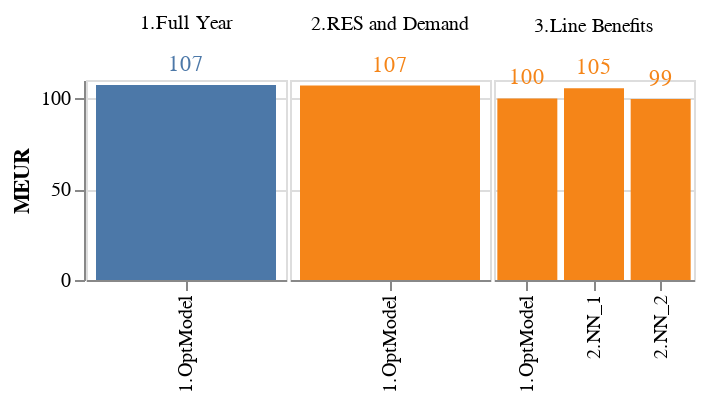

The cell this chart's notebook holds for it:
### Code cell
import altair as alt

base = alt.Chart(df.reset_index()).encode(
    alt.X("Category3:O").title(''),
    alt.Y("sum(MEUR):Q").title('MEUR'),
    alt.Color("Category1:N").title('').legend(None),
    alt.Text("sum(MEUR):Q", format=".0f"),
).properties(
    width=100,
    height=100
)

alt.layer(
    base.mark_bar(),
    base.mark_text(dy=-10)
).facet(
    alt.Column("Category2:N", title=None)
).configure_facet(spacing=0).resolve_scale(
  x='independent'
)

### Figure 1 — Vega-Lite specification as saved in the notebook (floating-point values rounded to 4 significant figures)
{"config": {"view": {"continuousWidth": 300, "continuousHeight": 300}, "facet": {"spacing": 0}}, "data": {"name": "data-0520018b0bdfdb6eb33dfdbebce6a657"}, "facet": {"field": "Category2", "title": null, "type": "nominal"}, "spec": {"layer": [{"mark": {"type": "bar"}, "encoding": {"color": {"field": "Category1", "legend": null, "title": "", "type": "nominal"}, "text": {"aggregate": "sum", "field": "MEUR", "format": ".0f", "type": "quantitative"}, "x": {"field": "Category3", "title": "", "type": "ordinal"}, "y": {"aggregate": "sum", "field": "MEUR", "title": "MEUR", "type": "quantitative"}}}, {"mark": {"type": "text", "dy": -10}, "encoding": {"color": {"field": "Category1", "legend": null, "title": "", "type": "nominal"}, "text": {"aggregate": "sum", "field": "MEUR", "format": ".0f", "type": "quantitative"}, "x": {"field": "Category3", "title": "", "type": "ordinal"}, "y": {"aggregate": "sum", "field": "MEUR", "title": "MEUR", "type": "quantitative"}}}], "height": 100, "width": 100}, "resolve": {"scale": {"x": "independent"}}, "$schema": "https://vega.github.io/schema/vega-lite/v5.8.0.json", "datasets": {"data-0520018b0bdfdb6eb33dfdbebce6a657": [{"CaseName": "A.The_full_year_MILP - RTS24", "Category1": "Original", "Category2": "1.Full Year", "Category3": "1.OptModel", "Category4": "1.Full Year - 1.OptModel", "MEUR": 107.3}, {"CaseName": "D.Representative_days_based_on_RES_and_Demand - RTS24_ByStages", "Category1": "Representative Days", "Category2": "2.RES and Demand", "Category3": "1.OptModel", "Category4": "2.RES and Demand - 1.OptModel", "MEUR": 107.0}, {"CaseName": "E.Representative_days_based_on_Line_Benefits_OptModel - RTS24_ByStages", "Category1": "Representative Days", "Category2": "3.Line Benefits", "Category3": "1.OptModel", "Category4": "3.Line Benefits - 1.OptModel", "MEUR": 99.83}, {"CaseName": "F.Representative_days_based_on_Line_Benefit_NN_OC_fy_1 - RTS24_ByStages", "Category1": "Representative Days", "Category2": "3.Line Benefits", "Category3": "2.NN_1", "Category4": "3.Line Benefits - 2.NN_1", "MEUR": 105.4}, {"CaseName": "G.Representative_days_based_on_Line_Benefit_NN_OC_fy_2 - RTS24_ByStages", "Category1": "Representative Days", "Category2": "3.Line Benefits", "Category3": "2.NN_2", "Category4": "3.Line Benefits - 2.NN_2", "MEUR": 99.5}]}}
